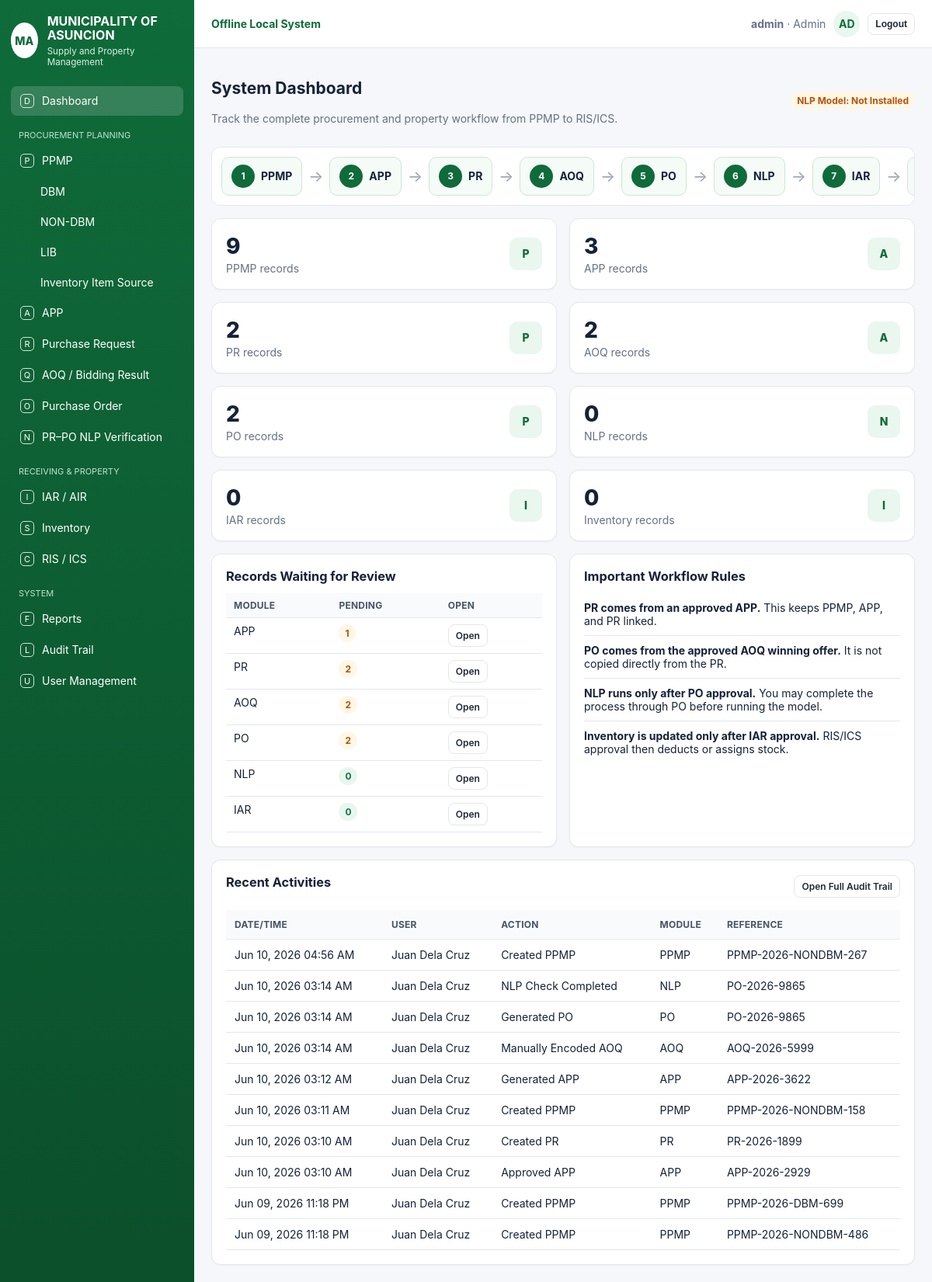
The page / (signed in) on the database its author committed.
### tables this page shows
CREATE TABLE audit_trail(id integer primary key, dt text, user text, action text, module text, ref text, details text);

### app.py (the view)
@app.route('/')
def dashboard():
    stats = {
        'ppmp': q('select count(*) c from ppmp', one=True)['c'],
        'app': q('select count(*) c from app_plan', one=True)['c'],
        'pr': q('select count(*) c from pr', one=True)['c'],
        'aoq': q('select count(*) c from aoq', one=True)['c'],
        'po': q('select count(*) c from po', one=True)['c'],
        'nlp': q('select count(*) c from nlp', one=True)['c'],
        'iar': q('select count(*) c from iar', one=True)['c'],
        'inventory': q('select count(*) c from inventory', one=True)['c'],
        'ris_ics': q('select count(*) c from ris_ics', one=True)['c'],
    }
    pending = {
        'app': q('select count(*) c from app_plan where status<>"Approved"', one=True)['c'],
        'pr': q('select count(*) c from pr where status<>"Approved"', one=True)['c'],
        'aoq': q('select count(*) c from aoq where status<>"Approved"', one=True)['c'],
        'po': q('select count(*) c from po where status<>"Approved"', one=True)['c'],
        'nlp': q('select count(*) c from nlp where coalesce(status,"")<>"Approved"', one=True)['c'],
        'iar': q('select count(*) c from iar where status<>"Approved"', one=True)['c'],
    }
    recent = q('select * from audit_trail order by id desc limit 10')
    model_state = trained_nlp_model_status()
    return render_template('dashboard.html', active='dashboard', stats=stats, pending=pending,
                           recent=recent, model_state=model_state, title='Dashboard')

### app.py (called while the page is built)
def conn():
    con = sqlite3.connect(DB_PATH)
    con.row_factory = sqlite3.Row
    return con

def q(sql, params=(), one=False):
    con = conn(); cur = con.execute(sql, params); rows = cur.fetchall(); con.close(); return rows[0] if one and rows else rows

def trained_nlp_model_status():
    try:
        from fasttext_nlp_runtime import model_status
        return model_status(NLP_FASTTEXT_DIR)
    except Exception as error:
        return {'active': False, 'message': f'Unable to inspect FastText model: {error}'}

@app.before_request
def ensure():
    global _DATABASE_READY
    if not _DATABASE_READY:
        init_db()
        _DATABASE_READY = True
    allowed = {'login', 'static'}
    if request.endpoint in allowed:
        return None
    if not session.get('logged_in'):
        return redirect(url_for('login'))
    return None

@app.after_request
def add_no_cache_headers(response):
    response.headers['Cache-Control'] = 'no-store, no-cache, must-revalidate, max-age=0'
    response.headers['Pragma'] = 'no-cache'
    response.headers['Expires'] = '0'
    return response

### fasttext_nlp_runtime.py (called while the page is built, shortened)
def required_paths(model_root: str) -> Dict[str, str]:
    return {
        "fasttext": os.path.join(model_root, "fasttext_model.model"),
        "status_classifier": os.path.join(model_root, "status_classifier.joblib"),
        "issue_classifier": os.path.join(model_root, "issue_classifier.joblib"),
        "labels": os.path.join(model_root, "labels.json"),
        "manifest": os.path.join(model_root, "training_manifest.json"),
        "feature_module": os.path.join(model_root, "fasttext_feature_schema_v2.py"),
    }

def model_status(model_root: str) -> Dict[str, Any]:
    paths = required_paths(model_root)
    missing = [
        os.path.relpath(path, model_root)
        for path in paths.values()
        if not os.path.exists(path)
    ]
    if missing:
        return {
            "active": False,
            "message": "V2 Colab-trained FastText model is not installed. Missing: "
            + ", ".join(missing),
            "missing": missing,
        }

### templates/dashboard.html
{% extends 'base.html' %}
{% block content %}
<div class="toolbar">
  <div><h2>System Dashboard</h2><p class="muted">Track the complete procurement and property workflow from PPMP to RIS/ICS.</p></div>
  <span class="badge {{ 'ok' if model_state.active else 'warn' }}">NLP Model: {{ 'Active' if model_state.active else 'Not Installed' }}</span>
</div>
<div class="workflow-line">
  {% for label, endpoint in [('PPMP','ppmp_home'),('APP','app_plan'),('PR','pr'),('AOQ','aoq'),('PO','po'),('NLP','nlp'),('IAR','iar'),('Inventory','inventory'),('RIS/ICS','ris_ics')] %}
    <a class="workflow-node" href="{{ url_for(endpoint) }}"><b>{{ loop.index }}</b><span>{{ label }}</span></a>{% if not loop.last %}<span class="workflow-arrow">→</span>{% endif %}
  {% endfor %}
</div>
<div class="grid grid-4" style="margin-top:16px">
  {% for label,key in [('PPMP','ppmp'),('APP','app'),('PR','pr'),('AOQ','aoq'),('PO','po'),('NLP','nlp'),('IAR','iar'),('Inventory','inventory')] %}
  <div class="card kpi"><div><div class="num">{{ stats[key] }}</div><div class="label">{{ label }} records</div></div><div class="kicon">{{ label[0] }}</div></div>
  {% endfor %}
</div>
<div class="grid grid-2" style="margin-top:16px">
  <div class="card">
    <h3>Records Waiting for Review</h3>
    <table class="table compact-table"><tr><th>Module</th><th>Pending</th><th>Open</th></tr>
      {% for label,key,endpoint in [('APP','app','app_plan'),('PR','pr','pr'),('AOQ','aoq','aoq'),('PO','po','po'),('NLP','nlp','nlp'),('IAR','iar','iar')] %}
      <tr><td>{{ label }}</td><td><span class="badge {{ 'warn' if pending[key] else 'ok' }}">{{ pending[key] }}</span></td><td><a class="btn small" href="{{ url_for(endpoint) }}">Open</a></td></tr>
      {% endfor %}
    </table>
  </div>
  <div class="card">
    <h3>Important Workflow Rules</h3>
    <div class="rule-list">
      <p><b>PR comes from an approved APP.</b> This keeps PPMP, APP, and PR linked.</p>
      <p><b>PO comes from the approved AOQ winning offer.</b> It is not copied directly from the PR.</p>
      <p><b>NLP runs only after PO approval.</b> You may complete the process through PO before running the model.</p>
      <p><b>Inventory is updated only after IAR approval.</b> RIS/ICS approval then deducts or assigns stock.</p>
    </div>
  </div>
</div>
<div class="card" style="margin-top:16px">
  <div class="toolbar"><h3>Recent Activities</h3><a class="btn small" href="{{ url_for('audit') }}">Open Full Audit Trail</a></div>
  <div class="table-scroll"><table class="table"><tr><th>Date/Time</th><th>User</th><th>Action</th><th>Module</th><th>Reference</th></tr>
  {% for r in recent %}<tr><td>{{r.dt}}</td><td>{{r.user}}</td><td>{{r.action}}</td><td>{{r.module}}</td><td>{{r.ref}}</td></tr>{% else %}<tr><td colspan="5" class="center muted">No activities yet.</td></tr>{% endfor %}
  </table></div>
</div>
{% endblock %}

### static/css/style.css (style rules this page uses)
:root { --green: #0f6b3a; --green2: #0b4f2b; --green3: #e9f7ef; --line: #e4e7ec; --muted: #667085; --text: #152238; --bg: #f5f7fa; --red: #dc3545; --orange: #f59e0b; --blue: #2563eb; --purple: #6d28d9 }
* { box-sizing: border-box }
body { margin: 0; font-family: Inter, Segoe UI, Arial, sans-serif; background: var(--bg); color: var(--text); font-size: 14px }
.grid { display: grid; gap: 16px }
.grid-2 { grid-template-columns: repeat(2, minmax(0, 1fr)) }
.grid-4 { grid-template-columns: repeat(4, minmax(0, 1fr)) }
.card { background: #fff; border: 1px solid var(--line); border-radius: 12px; box-shadow: 0 1px 2px rgba(16, 24, 40, .04); padding: 18px }
.card h2, .card h3 { margin: 0 0 12px }
.muted { color: var(--muted) }
.kpi { display: flex; align-items: center; justify-content: space-between }
.kpi .num { font-size: 28px; font-weight: 800 }
.kpi .label { color: var(--muted); margin-top: 3px }
.kicon { width: 42px; height: 42px; border-radius: 10px; display: grid; place-items: center; background: var(--green3); color: var(--green); font-weight: 800 }
.btn { display: inline-flex; align-items: center; gap: 8px; border: 1px solid var(--line); border-radius: 8px; background: #fff; color: #1f2937; padding: 9px 13px; text-decoration: none; cursor: pointer; font-weight: 600; font-size: 13px }
.btn.small { padding: 6px 9px; font-size: 12px }
.toolbar { display: flex; align-items: center; justify-content: space-between; gap: 12px; margin-bottom: 14px }
.table { width: 100%; border-collapse: collapse; background: #fff }
.table th, .table td { border-bottom: 1px solid var(--line); padding: 11px; text-align: left; vertical-align: top }
.table th { font-size: 12px; text-transform: uppercase; letter-spacing: .02em; color: #475467; background: #f9fafb }
.badge { display: inline-flex; padding: 4px 8px; border-radius: 999px; font-size: 12px; font-weight: 700 }
.ok { background: #e8f7ee; color: #137545 }
.warn { background: #fff7e6; color: #b45309 }
.table-scroll { overflow: auto; width: 100% }
@media (max-width: 1200px) { .dataset-kpis, .grid-4 { grid-template-columns: repeat(2, minmax(0, 1fr)) } }
.workflow-line { display:flex;align-items:center;gap:8px;overflow:auto;padding:12px;background:#fff;border:1px solid var(--line);border-radius:12px }
.workflow-node { display:flex;align-items:center;gap:8px;min-width:max-content;padding:9px 12px;border:1px solid #cfe5d8;border-radius:10px;text-decoration:none;color:var(--text);background:#f5fbf7 }
.workflow-node b,.step-title>span { width:30px;height:30px;border-radius:50%;display:inline-grid;place-items:center;background:var(--green);color:#fff;font-size:12px;flex:none }
.workflow-node span { font-weight:700 }
.workflow-arrow { color:#98a2b3;font-size:20px }
.rule-list p { padding:10px 0;margin:0;border-bottom:1px solid var(--line) }
.rule-list p:last-child { border-bottom:0 }
.compact-table th,.compact-table td { padding:8px 10px }

### rows shown on the page
audit_trail: dt "Jun 10, 2026 04:56 AM", user "Juan Dela Cruz", action "Created PPMP", module "PPMP", ref "PPMP-2026-NONDBM-267"
audit_trail: dt "Jun 10, 2026 03:14 AM", user "Juan Dela Cruz", action "NLP Check Completed", module "NLP", ref "PO-2026-9865"
audit_trail: dt "Jun 10, 2026 03:14 AM", user "Juan Dela Cruz", action "Generated PO", module "PO", ref "PO-2026-9865"
audit_trail: dt "Jun 10, 2026 03:14 AM", user "Juan Dela Cruz", action "Manually Encoded AOQ", module "AOQ", ref "AOQ-2026-5999"
audit_trail: dt "Jun 10, 2026 03:12 AM", user "Juan Dela Cruz", action "Generated APP", module "APP", ref "APP-2026-3622"
audit_trail: dt "Jun 10, 2026 03:11 AM", user "Juan Dela Cruz", action "Created PPMP", module "PPMP", ref "PPMP-2026-NONDBM-158"
audit_trail: dt "Jun 10, 2026 03:10 AM", user "Juan Dela Cruz", action "Created PR", module "PR", ref "PR-2026-1899"
audit_trail: dt "Jun 10, 2026 03:10 AM", user "Juan Dela Cruz", action "Approved APP", module "APP", ref "APP-2026-2929"
audit_trail: dt "Jun 09, 2026 11:18 PM", user "Juan Dela Cruz", action "Created PPMP", module "PPMP", ref "PPMP-2026-DBM-699"
audit_trail: dt "Jun 09, 2026 11:18 PM", user "Juan Dela Cruz", action "Created PPMP", module "PPMP", ref "PPMP-2026-NONDBM-486"

### other values the page prints
{{ session.get('username','admin') }} "admin"
{{ session.get('role','Staff') }} "Admin"
{{ session.get('username','A')[:2]|upper }} "AD"
{{ 'Active' if model_state.active else 'Not Installed' }} "Not Installed"
{{ label }} "PPMP" "APP" "PR" "AOQ" "PO" "NLP" "IAR"
{{ stats[key] }} "9" "3" "2" "2" "2" "0" "0" "0"
{{ label }} "PPMP" "APP" "PR" "AOQ" "PO" "NLP" "IAR" "Inventory"
{{ label[0] }} "P" "A" "P" "A" "P" "N" "I" "I"
{{ label }} "APP" "PR" "AOQ" "PO" "NLP" "IAR"
{{ pending[key] }} "1" "2" "2" "2" "0" "0"
